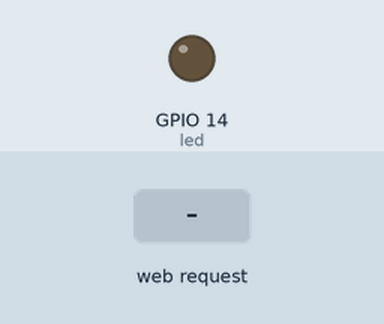
Simulated run of this sketch. Board: ESP8266 (NodeMCU). On the bench: output pins drawn as LEDs (lit = HIGH). The test bench sets the inputs (shaded band). WiFi joins after 1.5 s; servers stay silent unless stated; what the sketch prints to the serial monitor is not drawn.

Above: at 2.7 s.
2.8 s: HTTP request GET / received
At 3.7 s:
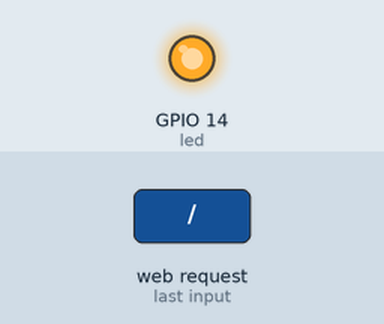
4.3 s: HTTP request GET /inline received
At 4.8 s:
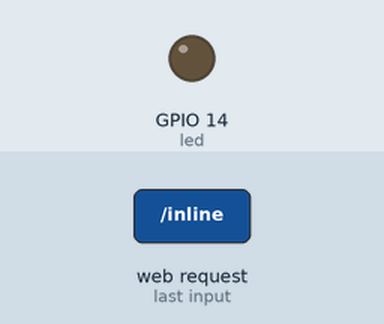
Timing chart, 0 to 7.3 s (numbered marks = the images above; inputs shaded):
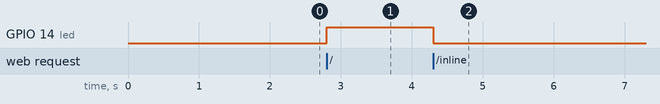

Measured:
- after the input at 2.8 s, GPIO 14 (led): LOW → HIGH at once
- after the input at 4.3 s, GPIO 14 (led): HIGH → LOW at once

The sketch:

sketch_sep01a.ino
```cpp
#include <ESP8266WiFi.h>
#include <WiFiClient.h>
#include <ESP8266WebServer.h>
#include <ESP8266mDNS.h>

const char* ssid = "isec_303";
const char* password = "isec_303";
ESP8266WebServer server(80);

const int led = 14;
String s,s_head;

void handleRoot() {
  digitalWrite(led, HIGH);
  s=s_head+"<h1>켜짐</h1><br>"+"<h1>켜졌습니다.</h1><br>"
  +"<br><h2>🎈🎈✨축하합니다 연경이 사진 보고 가세요✨🎈🎈</h2><br>"
  +"<h3>연경언니에 대해 알아보기!</h3>"
   +"<a href='https://www.instagram.com/kimyk10/'><h3>연콩이 인스타</h3></a>"
  +"<a href='https://namu.wiki/w/%EA%B9%80%EC%97%B0%EA%B2%BD/%EC%84%A0%EC%88%98%20%EA%B2%BD%EB%A0%A5'><h3>연콩이 경력</h3></a>";
  server.send(200, "text/html", s);
  //server.send(200, "text/plain", "hello from esp8266!");
}

void handleNotFound(){
  digitalWrite(led, 1);
  String message = "File Not Found\n\n";
  message += "URI: ";
  message += server.uri();
  message += "\nMethod: ";
  message += (server.method() == HTTP_GET)?"GET":"POST";
  message += "\nArguments: ";
  message += server.args();
  message += "\n";
  for (uint8_t i=0; i<server.args(); i++){
    message += " " + server.argName(i) + ": " + server.arg(i) + "\n";
  }
  server.send(404, "text/plain", message);
  digitalWrite(led, 0);
}
// WIFI_STA (Station mode, Stand-alone mode)
// 다른 공유기에 접속해서 IP를 할당받고, HTTP 통신을 사용하는 모드입니다
void setupWifi() {
  WiFi.mode(WIFI_STA);
  WiFi.begin(ssid, password);
  Serial.println("");

  // Wait for connection
  while (WiFi.status() != WL_CONNECTED) {
    delay(500);
    Serial.print(".");
  }
  Serial.println("");
  Serial.print("Connected to ");
  Serial.println(ssid);
  Serial.print("IP address: ");
  Serial.println(WiFi.localIP());
}

void setup(void){
  pinMode(led, OUTPUT);
  digitalWrite(led, LOW);
  Serial.begin(115200);

  // 여기 프로그램 부분을 함수로처리
  setupWifi();

  // 스마트폰에 맟게 크기 조정, html에서 한글 출력하게 설정
  s_head="<meta name='viewport' content='width=device-width, initial-scale=1.0'/>";
  //s=s+"<meta http-equiv='refresh' content='5'/>";
  s_head=s_head+"<meta http-equiv='Content-Type' content='text/html;charset=utf-8' />";


  server.on("/", handleRoot);
  server.on("/inline", [](){
    //server.send(200, "text/plain", "this works as well");
    digitalWrite(led, LOW);
    s=s_head+"<h1>꺼져있습니다.</h1><br>"
    +"<h3>아쉽습니다 연경 사진은 없습니다. 빨리 켜서 연경언니 사진 보러가세요 엄청 귀엽다고요 안 보면 손해</h3>";
    server.send(200, "text/html", s);
  });

  server.onNotFound(handleNotFound);

  server.begin();
  Serial.println("HTTP server started");
}

void loop(void){
  server.handleClient();
}
```
